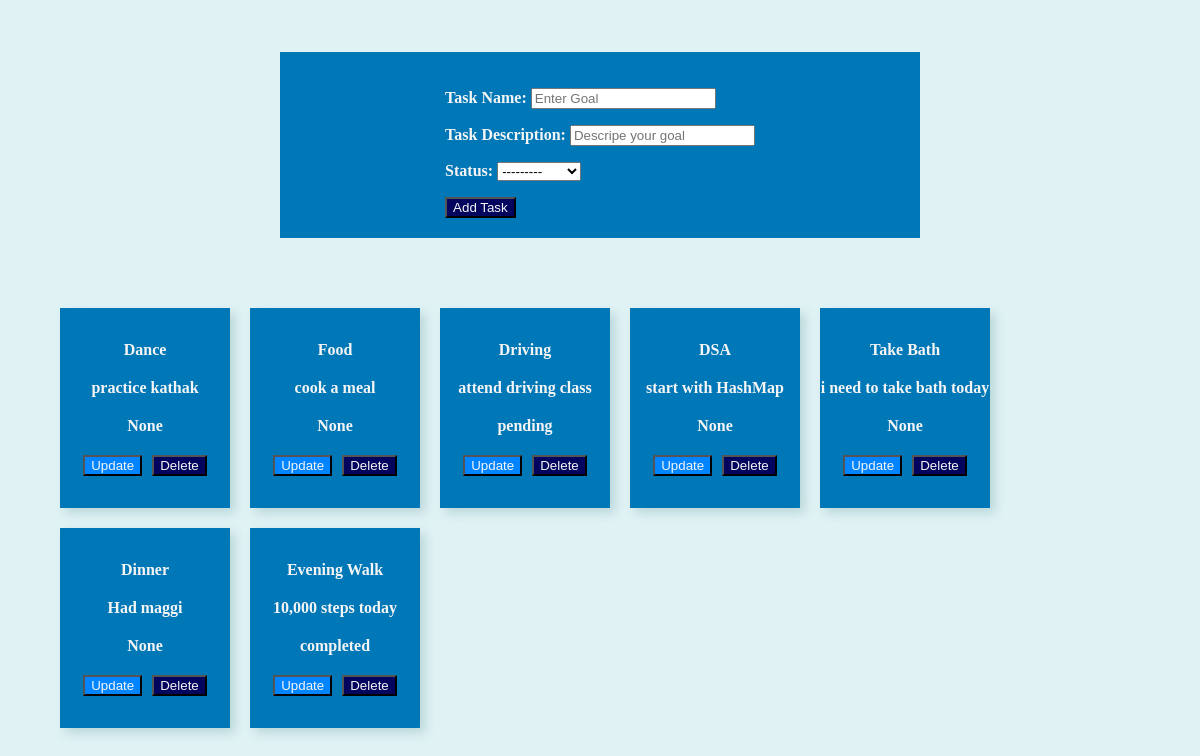
The app's page /, older data.
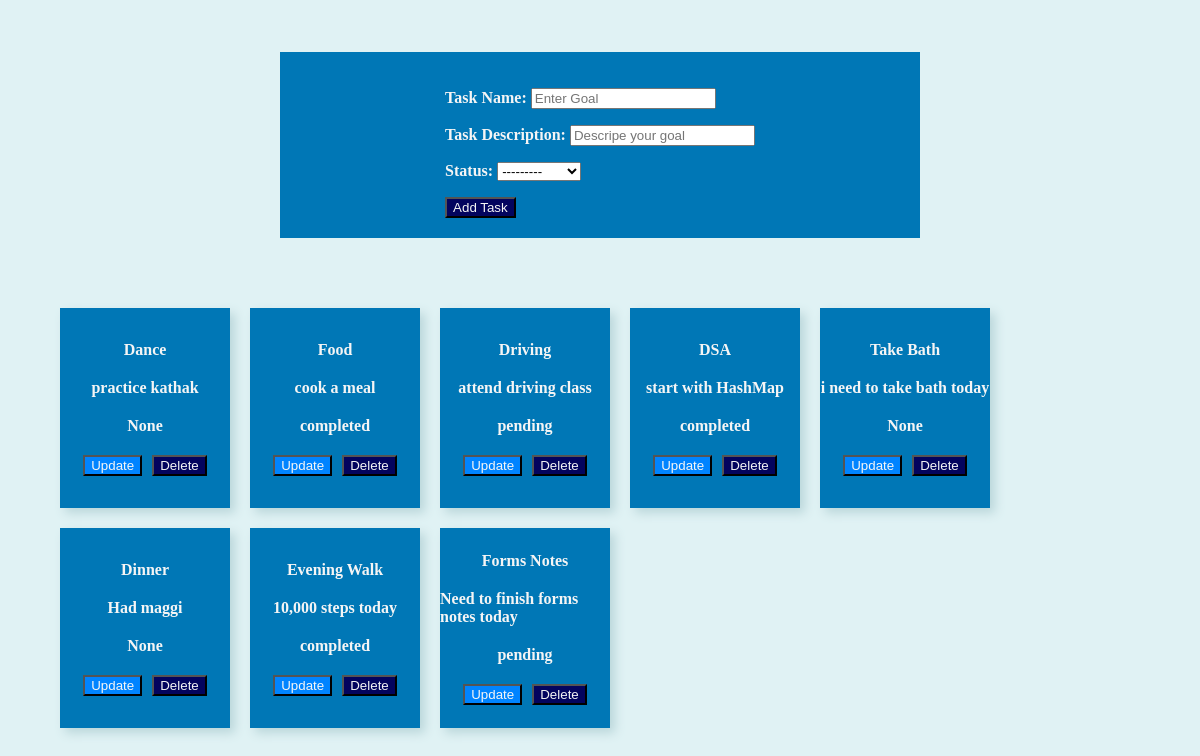
The same page, newer data.
### app1/models.py (models this page shows)
class Task_Model(models.Model):
    status = [
        ("completed",'completed'),
        ("pending",'pending'),
        ("Delayed",'Delayed')
    ]
    task_name = models.CharField(max_length=100)
    task_description = models.TextField(null = True)
    status = models.CharField(max_length=15,choices=status, null=True)

### app1/views.py (the view, shortened to what this page needs)
# urls.py: path('',views.task_form_view,name = 'task_form'),
def task_form_view(request):
    form=Task_Form()
    task = Task_Model.objects.all()
    print("inside get method...")
    context={
        'tasks':task,
        "form":form
    }
    return render(request,'Task_page.html',context)

### app1/forms.py
class Task_Form(forms.ModelForm):
    class Meta:
        model = Task_Model
        fields = '__all__'
        widgets = {
            'task_name':forms.TextInput(
                attrs={
                    "placeholder":"Enter Goal"
                }
            ),
            'task_description':forms.TextInput(
                attrs={
                    'placeholder':"Descripe your goal",
                }
            )
        }

### app1/templates/Task_page.html (shortened to what this page needs)
{% extends 'base.html' %}
{% load static %}
{% block extra_css %}
<link rel="stylesheet" href="{% static 'css/task_page.css' %}">
{% endblock extra_css%}
{% block taskfield %}
<div class="main-container">
    <div class="form-container">
        <form action="" method="post">
            {{form.as_p}}
            <button type="submit">Add task</button>
        </form>
    </div>
    <div class="cards">
        {% for task in tasks %}
        <div class="card">
            <div class="head">
                {{task.task_name}}
            </div>
            <div class="description">
                {{task.task_description}}
            </div>
            <div class="status">
                {{task.status}}
            </div>
            <div class="btn">
                <button class="update"><a href="{% url 'update' task.id %}">update</a></button>
                <button class="delete"><a href="{% url 'delete' task.id %}">Delete</a></button>
            </div>
        </div>
        {% endfor %}
    </div>
</div>
{% endblock taskfield %}

### templates/base.html (shortened to what this page needs)
<!DOCTYPE html>
<html lang="en">
<head>
         {% block extra_css %}{% endblock extra_css %}
</head>
<body>
    {% block taskfield %}
    {% endblock taskfield %}
</body>
</html>

### app1/static/css/task_page.css (style rules this page uses)
body { margin: 0; min-height: 100vh; display: grid; place-items: center; background-color: #e0f2f4; }
.main-container { display: flex; flex-direction: column; justify-content: center; gap: 50px; align-items: center; }

Row changes from the older to the newer data that the page shows:
changed Task_Model "Food": status "None" → "completed"
changed Task_Model "DSA": status "None" → "completed"
added Task_Model: task_name "Forms Notes", task_description "Need to finish forms notes today", status "pending"
